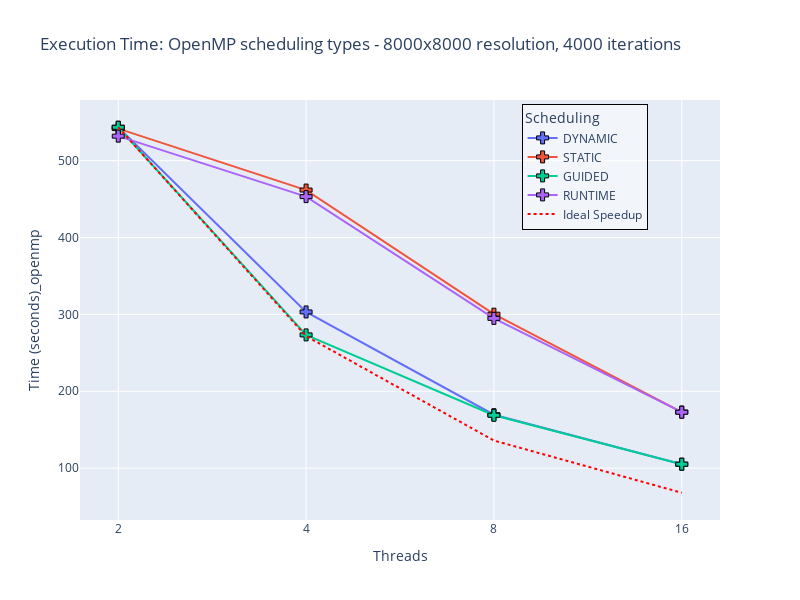

Notebook code cell kept with this figure:
### Markdown cell above
In order to select the bestsolution on some basis we limit the number of iterations to 4000 and resolution to 8000 since this is the most computationally expensive solution. We will run the code on the given input and measure the time taken by the code to execute. The code which takes the least time will be selected

### Code cell
# Combine all DataFrames
types_of_scheduling_openmp = ["DYNAMIC", "STATIC", "GUIDED", "RUNTIME"]

# 1. Filter for OpenMP implementation
df_openmp_temp = df_openmp[['Threads', 'Resolution', 'Iterations', 'Time (seconds)', 'Scheduling']].copy()
df_openmp_temp = df_openmp_temp[df_openmp_temp['Threads'] != 1]
#Convert Resolution and Iterations as string
df_openmp_temp['Resolution'] = df_openmp_temp['Resolution'].astype(str)
df_openmp_temp['Iterations'] = df_openmp_temp['Iterations'].astype(str)

# Convert Resolution and Iterations in df_seq_temp to string
df_seq_temp['Resolution'] = df_seq_temp['Resolution'].astype(str)
df_seq_temp['Iterations'] = df_seq_temp['Iterations'].astype(str)

# Divide the dataframe into 4 based on the type of scheduling
df_openmp_dict = {}
for i in types_of_scheduling_openmp:
    df_openmp_dict[i] = df_openmp_temp[df_openmp_temp['Scheduling'] == i].copy()
#  Calculate the speedup for every iteration and resulution value
# Iterate through each scheduling type
for sched in types_of_scheduling_openmp:
    # Merge OpenMP dataframe with sequential dataframe on Resolution and Iterations
    merged_df = pd.merge(
        df_openmp_dict[sched],
        df_seq_temp[['Resolution', 'Iterations', 'Time (seconds)']],
        on=['Resolution', 'Iterations'],
        suffixes=('_openmp', '_seq')
    , how="inner", validate="many_to_many")
    
    # Calculate Speedup
    merged_df['Speedup'] = merged_df['Time (seconds)_seq'] / merged_df['Time (seconds)_openmp']
    
    # Calculate Efficiency
    merged_df['Efficiency'] = merged_df['Speedup'] / merged_df['Threads']
    
    # Update the dictionary with the new dataframe
    df_openmp_dict[sched] = merged_df

#Joining all openmp dataframes
df_openmp_all = pd.concat(df_openmp_dict.values(), ignore_index=True)
# Remove all records of resolution different than 8000 and iterations different than 4000
df_openmp_all_max_res_iter = df_openmp_all[(df_openmp_all['Resolution'] == '8000') & (df_openmp_all['Iterations'] == '4000')]

# 5. Create the line plot with enhanced structure
fig = px.line(
    df_openmp_all_max_res_iter,
    x='Threads',
    y='Time (seconds)_openmp',
    color='Scheduling',
    markers=True,
    title='Execution Time: OpenMP scheduling types - 8000x8000 resolution, 4000 iterations',
    labels={
        'Iterations': 'Number of Iterations',
        'Time (seconds)': 'Execution Time (seconds)',
        'Implementation': 'Implementation'
    },
	width=800,
    height=600,

    
)

# Set x-axis to display only the actual thread values
fig.update_xaxes(type='category')

# Change marker symbols to crosses and increase size for better visibility
fig.update_traces(marker=dict(symbol='cross', size=10, line=dict(width=1, color='Black')))
fig.update_layout(
    legend=dict(
        x=0.69,
        y=0.99,
        bgcolor='rgba(255,255,255,0.5)',
        bordercolor='Black',
        borderwidth=1
    )
)
# Define ideal speedup based on threads
ideal_threads = [2, 4, 8, 16]
base_time = df_openmp_all_max_res_iter[df_openmp_all_max_res_iter['Threads'] == 2]['Time (seconds)_openmp'].values[0]
ideal_times = [base_time / (t / 2) for t in ideal_threads]

# Add ideal speedup line
fig.add_trace(
    go.Scatter(
        x=ideal_threads,
        y=ideal_times,
        mode='lines+markers',
        name='Ideal Speedup',
        line=dict(dash='dot', color='Red'),
        marker=dict(symbol='cross-thin', size=10)
    )
)
fig.show()
fig.write_image(path_to_img_folder.joinpath("mandelbrot_aocc_openmp_scheduling_types.png"))

best_openmp_speedup = df_openmp_all_max_res_iter[df_openmp_all_max_res_iter["Time (seconds)_openmp"] == min(df_openmp_all_max_res_iter["Time (seconds)_openmp"])]

print(f"The best time exectuion is for: {best_openmp_speedup["Scheduling"].values} at {best_openmp_speedup["Time (seconds)_openmp"].values} therefore it will be used for calculating speedup")

### Figure 1 — Plotly figure (JSON) as saved in the notebook; plotly's stock layout.template omitted (floating-point values rounded to 4 significant figures)
{"data": [{"hovertemplate": "Scheduling=DYNAMIC<br>Threads=%{x}<br>Time (seconds)_openmp=%{y}<extra></extra>", "legendgroup": "DYNAMIC", "line": {"color": "#636efa", "dash": "solid"}, "marker": {"line": {"color": "Black", "width": 1}, "size": 10, "symbol": "cross"}, "mode": "lines+markers", "name": "DYNAMIC", "orientation": "v", "showlegend": true, "type": "scatter", "x": [2, 4, 8, 16], "xaxis": "x", "y": [543.6, 303.2, 169.5, 105.1], "yaxis": "y"}, {"hovertemplate": "Scheduling=STATIC<br>Threads=%{x}<br>Time (seconds)_openmp=%{y}<extra></extra>", "legendgroup": "STATIC", "line": {"color": "#EF553B", "dash": "solid"}, "marker": {"line": {"color": "Black", "width": 1}, "size": 10, "symbol": "cross"}, "mode": "lines+markers", "name": "STATIC", "orientation": "v", "showlegend": true, "type": "scatter", "x": [2, 4, 8, 16], "xaxis": "x", "y": [541.8, 461.8, 300.3, 172.9], "yaxis": "y"}, {"hovertemplate": "Scheduling=GUIDED<br>Threads=%{x}<br>Time (seconds)_openmp=%{y}<extra></extra>", "legendgroup": "GUIDED", "line": {"color": "#00cc96", "dash": "solid"}, "marker": {"line": {"color": "Black", "width": 1}, "size": 10, "symbol": "cross"}, "mode": "lines+markers", "name": "GUIDED", "orientation": "v", "showlegend": true, "type": "scatter", "x": [2, 4, 8, 16], "xaxis": "x", "y": [543.5, 273.4, 168.7, 105.1], "yaxis": "y"}, {"hovertemplate": "Scheduling=RUNTIME<br>Threads=%{x}<br>Time (seconds)_openmp=%{y}<extra></extra>", "legendgroup": "RUNTIME", "line": {"color": "#ab63fa", "dash": "solid"}, "marker": {"line": {"color": "Black", "width": 1}, "size": 10, "symbol": "cross"}, "mode": "lines+markers", "name": "RUNTIME", "orientation": "v", "showlegend": true, "type": "scatter", "x": [2, 4, 8, 16], "xaxis": "x", "y": [532.0, 453.3, 294.9, 172.7], "yaxis": "y"}, {"line": {"color": "Red", "dash": "dot"}, "marker": {"size": 10, "symbol": "cross-thin"}, "mode": "lines+markers", "name": "Ideal Speedup", "type": "scatter", "x": [2, 4, 8, 16], "y": [543.6, 271.8, 135.9, 67.94]}], "layout": {"height": 600, "legend": {"bgcolor": "rgba(255,255,255,0.5)", "bordercolor": "Black", "borderwidth": 1, "title": {"text": "Scheduling"}, "tracegroupgap": 0, "x": 0.69, "y": 0.99}, "title": {"text": "Execution Time: OpenMP scheduling types - 8000x8000 resolution, 4000 iterations"}, "width": 800, "xaxis": {"anchor": "y", "domain": [0, 1], "title": {"text": "Threads"}, "type": "category"}, "yaxis": {"anchor": "x", "domain": [0, 1], "title": {"text": "Time (seconds)_openmp"}}}}
